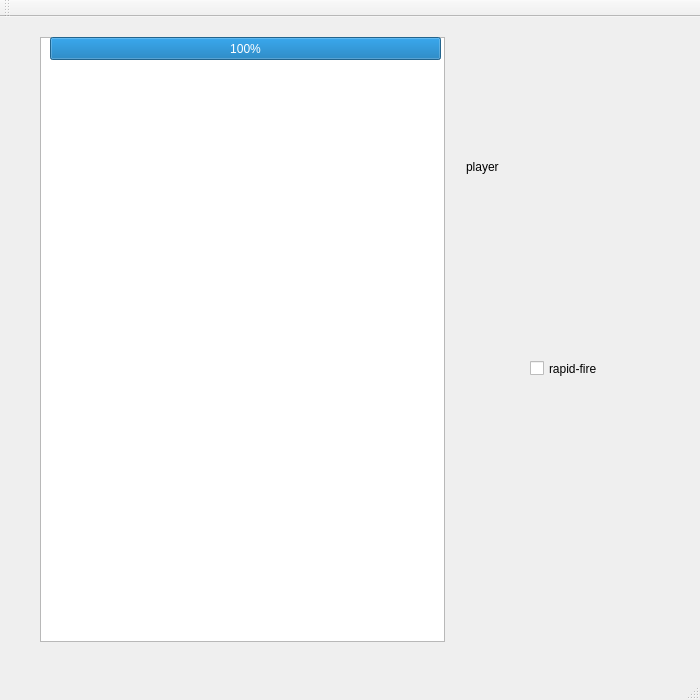
<?xml version="1.0" encoding="UTF-8"?>
<ui version="4.0">
 <class>MainWindow</class>
 <widget class="QMainWindow" name="MainWindow">
  <property name="geometry">
   <rect>
    <x>0</x>
    <y>0</y>
    <width>700</width>
    <height>700</height>
   </rect>
  </property>
  <property name="sizePolicy">
   <sizepolicy hsizetype="Preferred" vsizetype="Preferred">
    <horstretch>0</horstretch>
    <verstretch>0</verstretch>
   </sizepolicy>
  </property>
  <property name="minimumSize">
   <size>
    <width>700</width>
    <height>700</height>
   </size>
  </property>
  <property name="maximumSize">
   <size>
    <width>700</width>
    <height>700</height>
   </size>
  </property>
  <property name="windowTitle">
   <string>MainWindow</string>
  </property>
  <widget class="QWidget" name="centralWidget">
   <widget class="QGraphicsView" name="graphicsView">
    <property name="geometry">
     <rect>
      <x>40</x>
      <y>20</y>
      <width>405</width>
      <height>605</height>
     </rect>
    </property>
   </widget>
   <widget class="QCheckBox" name="rapid_fire">
    <property name="geometry">
     <rect>
      <x>530</x>
      <y>340</y>
      <width>92</width>
      <height>23</height>
     </rect>
    </property>
    <property name="text">
     <string>rapid-fire</string>
    </property>
   </widget>
   <widget class="QWidget" name="horizontalLayoutWidget">
    <property name="geometry">
     <rect>
      <x>450</x>
      <y>110</y>
      <width>241</width>
      <height>80</height>
     </rect>
    </property>
    <layout class="QHBoxLayout" name="playerHP">
     <property name="spacing">
      <number>0</number>
     </property>
     <property name="sizeConstraint">
      <enum>QLayout::SetNoConstraint</enum>
     </property>
     <item>
      <widget class="QLabel" name="HP">
       <property name="sizePolicy">
        <sizepolicy hsizetype="Fixed" vsizetype="Preferred">
         <horstretch>0</horstretch>
         <verstretch>0</verstretch>
        </sizepolicy>
       </property>
       <property name="text">
        <string>player</string>
       </property>
      </widget>
     </item>
     <item>
      <widget class="QLabel" name="hp4">
       <property name="sizePolicy">
        <sizepolicy hsizetype="Fixed" vsizetype="Preferred">
         <horstretch>0</horstretch>
         <verstretch>0</verstretch>
        </sizepolicy>
       </property>
       <property name="maximumSize">
        <size>
         <width>30</width>
         <height>16777215</height>
        </size>
       </property>
       <property name="text">
        <string/>
       </property>
      </widget>
     </item>
     <item>
      <widget class="QLabel" name="hp5">
       <property name="sizePolicy">
        <sizepolicy hsizetype="Fixed" vsizetype="Preferred">
         <horstretch>0</horstretch>
         <verstretch>0</verstretch>
        </sizepolicy>
       </property>
       <property name="minimumSize">
        <size>
         <width>30</width>
         <height>0</height>
        </size>
       </property>
       <property name="maximumSize">
        <size>
         <width>30</width>
         <height>16777215</height>
        </size>
       </property>
       <property name="text">
        <string/>
       </property>
      </widget>
     </item>
     <item>
      <widget class="QLabel" name="hp2">
       <property name="sizePolicy">
        <sizepolicy hsizetype="Fixed" vsizetype="Preferred">
         <horstretch>0</horstretch>
         <verstretch>0</verstretch>
        </sizepolicy>
       </property>
       <property name="maximumSize">
        <size>
         <width>30</width>
         <height>16777215</height>
        </size>
       </property>
      </widget>
     </item>
     <item>
      <widget class="QLabel" name="hp3">
       <property name="sizePolicy">
        <sizepolicy hsizetype="Fixed" vsizetype="Preferred">
         <horstretch>0</horstretch>
         <verstretch>0</verstretch>
        </sizepolicy>
       </property>
       <property name="minimumSize">
        <size>
         <width>30</width>
         <height>0</height>
        </size>
       </property>
       <property name="maximumSize">
        <size>
         <width>30</width>
         <height>16777215</height>
        </size>
       </property>
      </widget>
     </item>
     <item>
      <widget class="QLabel" name="hp1">
       <property name="sizePolicy">
        <sizepolicy hsizetype="Fixed" vsizetype="Preferred">
         <horstretch>0</horstretch>
         <verstretch>0</verstretch>
        </sizepolicy>
       </property>
       <property name="minimumSize">
        <size>
         <width>30</width>
         <height>0</height>
        </size>
       </property>
       <property name="maximumSize">
        <size>
         <width>30</width>
         <height>16777215</height>
        </size>
       </property>
      </widget>
     </item>
    </layout>
   </widget>
   <widget class="QProgressBar" name="enemyHP">
    <property name="geometry">
     <rect>
      <x>50</x>
      <y>20</y>
      <width>391</width>
      <height>23</height>
     </rect>
    </property>
    <property name="value">
     <number>100</number>
    </property>
   </widget>
  </widget>
  <widget class="QMenuBar" name="menuBar">
   <property name="geometry">
    <rect>
     <x>0</x>
     <y>0</y>
     <width>700</width>
     <height>22</height>
    </rect>
   </property>
  </widget>
  <widget class="QToolBar" name="mainToolBar">
   <attribute name="toolBarArea">
    <enum>TopToolBarArea</enum>
   </attribute>
   <attribute name="toolBarBreak">
    <bool>false</bool>
   </attribute>
  </widget>
  <widget class="QStatusBar" name="statusBar"/>
 </widget>
 <layoutdefault spacing="6" margin="11"/>
 <resources/>
 <connections/>
</ui>
